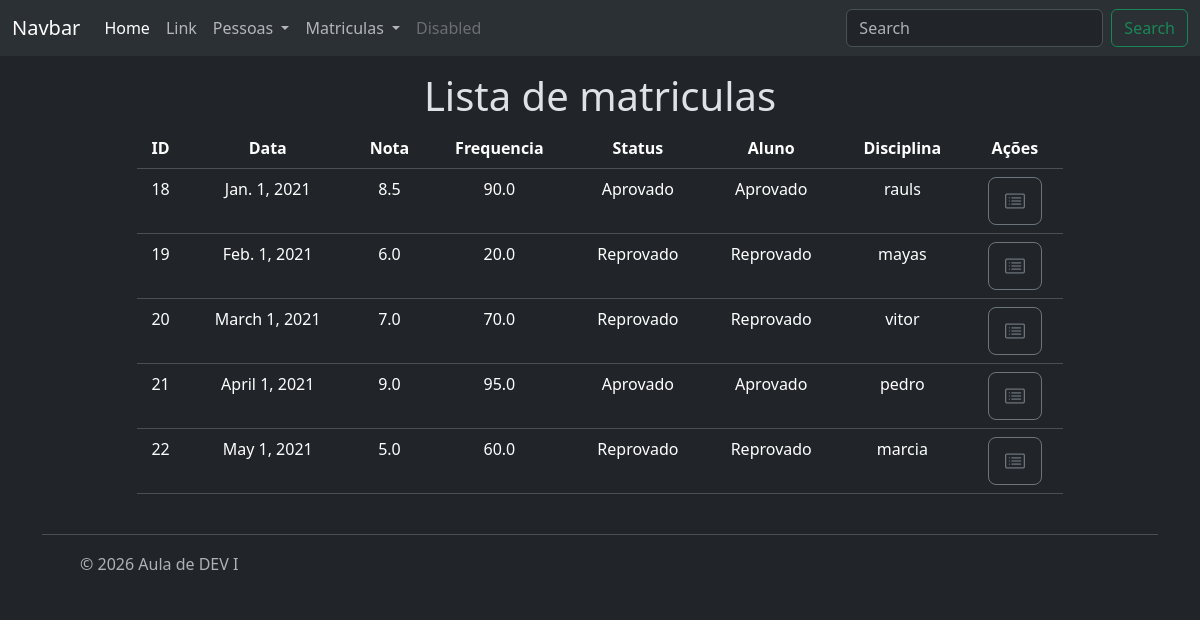
Before: /relacionamentos/course/funcao/list with the older database file.
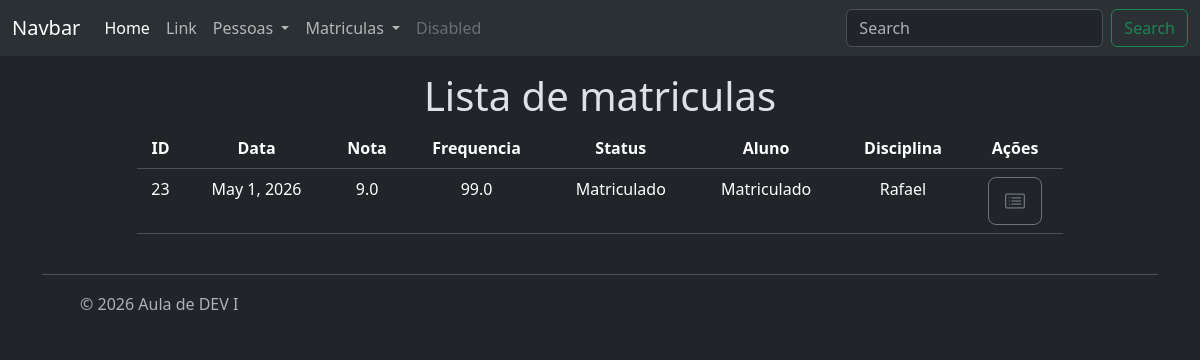
After: the same page with the newer database file.
### relacionamentos/models/matricula.py (models this page shows, shortened)
class Matricula(BaseModel):
    data_matricula = models.DateField(
        verbose_name='Data de Matrícula',
        help_text='Digite a data de matrícula do aluno',
    )
    nota = models.FloatField(
        validators=[MinValueValidator(0.0), MaxValueValidator(10.0)],
        verbose_name='Nota',
        help_text='Digite a nota do aluno na disciplina',
    )
    frequencia = models.FloatField(
        verbose_name='Frequência',
        help_text='Digite a frequência do aluno na disciplina',
    )
    status = models.CharField(
        max_length=20,
        help_text='Digite o status da matrícula do aluno na disciplina',
        default=Status.MATRICULADO,
        choices=Status
    )
    aluno = models.ForeignKey(Aluno, on_delete=models.CASCADE, help_text='Selecione o aluno para a matrícula')
    disciplina = models.ForeignKey(Disciplina, on_delete=models.PROTECT, help_text='Selecione a disciplina para a matrícula')

### relacionamentos/models/pessoa.py (models this page shows, shortened)
class Pessoa(BaseModel):
    nome = models.CharField(max_length=100
                            , verbose_name='Nome'
                            , help_text='Insira o nome da pessoa'
                            , validators=[MinLengthValidator(5)])
    data_nascimento = models.DateField(verbose_name='Data de Nascimento'
                                      , help_text='Insira a data de nascimento da pessoa')
    cpf = models.CharField(max_length=11, unique=True
                           , validators=[MinLengthValidator(11), validacao_cpf]
                           , help_text='Insira o CPF da pessoa'
                           , verbose_name='CPF')

### relacionamentos/views/course.py (the view)
# urls.py: path('course/funcao/list',course.list, name='funcao_course_list'),
def list(request):
    course = Matricula.objects.all()
    contexto = {
        "matriculas": course,
    }
    return render(request,'course/list.html',contexto)

### relacionamentos/templates/course/list.html
{% extends "base.html" %}
{% block title %}
    {% if matriculas %}
        Lista de matriculas
    {% else %}
        Nenhuma matricula cadastrada
    {% endif %}
{% endblock title %}
{% block content %}
    {% if matriculas %}
        <table class="table table-hover">
            <thead>
                <th>ID</th>
                <th>Data</th>
                <th>Nota</th>
                <th>Frequencia</th>
                <th>Status</th>
                <th>Aluno</th>
                <th>Disciplina</th>
                <th>Ações</th>
            </thead>
            <tbody>
                {% for matricula in matriculas %}
                    <tr>
                        <td>
                            {{matricula.id}}
                        </td>
                        <td>
                            {{matricula.data_matricula}}
                        </td>
                        <td>
                            {{matricula.nota}}
                        </td>
                        <td>
                            {{matricula.frequencia}}
                        </td>
                        <td>
                            {{matricula.status}}
                        </td>
                        <td>
                            {{matricula.status}}
                        </td>
                        <td>
                            {{matricula.aluno.nome}}
                        </td>
                        <td>
                            <a class="btn btn-outline-secondary btn-lg" role='button' title='Detalhar' href="{% url 'relacionamentos:funcao_course_read' matricula.id %}">
                                <i class="bi bi-card-list"></i>
                            </a>
                        </td>
                    </tr>
                {% endfor %}
            </tbody>
        </table>
    {% endif %}
{% endblock content %}

Changed rows visible on the page:
removed Matricula: id "18", data_matricula "Jan. 1, 2021", nota "8.5", frequencia "90.0", status "Aprovado", aluno.nome "rauls"
removed Matricula: id "19", data_matricula "Feb. 1, 2021", nota "6.0", frequencia "20.0", status "Reprovado", aluno.nome "mayas"
removed Matricula: id "20", data_matricula "March 1, 2021", nota "7.0", frequencia "70.0", status "Reprovado", aluno.nome "vitor"
removed Matricula: id "21", data_matricula "April 1, 2021", nota "9.0", frequencia "95.0", status "Aprovado", aluno.nome "pedro"
removed Matricula: id "22", data_matricula "May 1, 2021", nota "5.0", frequencia "60.0", status "Reprovado", aluno.nome "marcia"
added Matricula: id "23", data_matricula "May 1, 2026", nota "9.0", frequencia "99.0", status "Matriculado", aluno.nome "Rafael"
